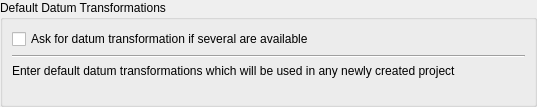
             <widget class="QWidget" name="scrollAreaWidgetContents_2">
              <property name="geometry">
               <rect>
                <x>0</x>
                <y>0</y>
                <width>537</width>
                <height>107</height>
               </rect>
              </property>
              <layout class="QVBoxLayout" name="verticalLayout_47">
               <property name="leftMargin">
                <number>0</number>
               </property>
               <property name="topMargin">
                <number>0</number>
               </property>
               <property name="rightMargin">
                <number>0</number>
               </property>
               <property name="bottomMargin">
                <number>0</number>
               </property>
               <item>
                <widget class="QGroupBox" name="mDefaultDatumTransformGroupBox">
                 <property name="title">
                  <string>Default Datum Transformations</string>
                 </property>
                 <layout class="QGridLayout" name="gridLayout_10" rowstretch="0,0,0,1">
                  <item row="2" column="0">
                   <widget class="QLabel" name="label_40">
                    <property name="text">
                     <string>Enter default datum transformations which will be used in any newly created project</string>
                    </property>
                   </widget>
                  </item>
                  <item row="0" column="0">
                   <widget class="QCheckBox" name="mShowDatumTransformDialogCheckBox">
                    <property name="text">
                     <string>Ask for datum transformation if several are available</string>
                    </property>
                   </widget>
                  </item>
                  <item row="1" column="0">
                   <widget class="Line" name="line_2">
                    <property name="orientation">
                     <enum>Qt::Orientation::Horizontal</enum>
                    </property>
                   </widget>
                  </item>
                  <item row="3" column="0">
                   <widget class="QgsDatumTransformTableWidget" name="mDefaultDatumTransformTableWidget" native="true"/>
                  </item>
                 </layout>
                </widget>
               </item>
              </layout>
             </widget>
